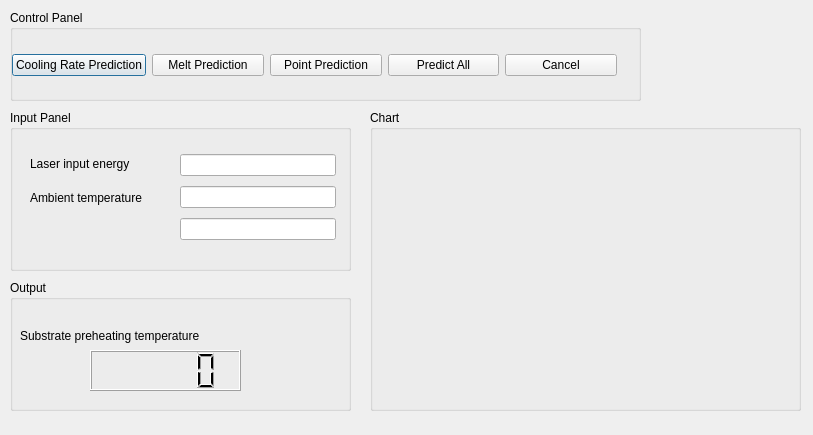
<?xml version="1.0" encoding="UTF-8"?>
<ui version="4.0">
 <class>Dialog</class>
 <widget class="QDialog" name="Dialog">
  <property name="geometry">
   <rect>
    <x>0</x>
    <y>0</y>
    <width>813</width>
    <height>435</height>
   </rect>
  </property>
  <property name="windowTitle">
   <string>Dialog</string>
  </property>
  <widget class="QGroupBox" name="groupBox">
   <property name="geometry">
    <rect>
     <x>10</x>
     <y>10</y>
     <width>631</width>
     <height>91</height>
    </rect>
   </property>
   <property name="title">
    <string>Control Panel</string>
   </property>
   <widget class="QWidget" name="layoutWidget">
    <property name="geometry">
     <rect>
      <x>2</x>
      <y>40</y>
      <width>605</width>
      <height>31</height>
     </rect>
    </property>
    <layout class="QHBoxLayout" name="horizontalLayout">
     <item>
      <widget class="QPushButton" name="btn1">
       <property name="text">
        <string>Cooling Rate Prediction</string>
       </property>
       <property name="iconSize">
        <size>
         <width>30</width>
         <height>20</height>
        </size>
       </property>
      </widget>
     </item>
     <item>
      <widget class="QPushButton" name="btn2">
       <property name="text">
        <string>Melt Prediction</string>
       </property>
      </widget>
     </item>
     <item>
      <widget class="QPushButton" name="btn3">
       <property name="text">
        <string>Point Prediction</string>
       </property>
      </widget>
     </item>
     <item>
      <widget class="QPushButton" name="btn4">
       <property name="text">
        <string>Predict All</string>
       </property>
      </widget>
     </item>
     <item>
      <widget class="QPushButton" name="btn5">
       <property name="text">
        <string>Cancel</string>
       </property>
      </widget>
     </item>
    </layout>
   </widget>
  </widget>
  <widget class="QGroupBox" name="groupBox_2">
   <property name="geometry">
    <rect>
     <x>10</x>
     <y>110</y>
     <width>341</width>
     <height>161</height>
    </rect>
   </property>
   <property name="title">
    <string>Input Panel</string>
   </property>
   <widget class="QWidget" name="layoutWidget">
    <property name="geometry">
     <rect>
      <x>170</x>
      <y>40</y>
      <width>156</width>
      <height>94</height>
     </rect>
    </property>
    <layout class="QVBoxLayout" name="verticalLayout">
     <item>
      <widget class="QLineEdit" name="input1">
       <property name="text">
        <string/>
       </property>
      </widget>
     </item>
     <item>
      <widget class="QLineEdit" name="input2">
       <property name="text">
        <string/>
       </property>
      </widget>
     </item>
     <item>
      <widget class="QLineEdit" name="input3">
       <property name="text">
        <string/>
       </property>
      </widget>
     </item>
    </layout>
   </widget>
   <widget class="QWidget" name="layoutWidget">
    <property name="geometry">
     <rect>
      <x>20</x>
      <y>40</y>
      <width>145</width>
      <height>61</height>
     </rect>
    </property>
    <layout class="QVBoxLayout" name="verticalLayout_2">
     <item>
      <widget class="QLabel" name="label">
       <property name="text">
        <string>Laser input energy</string>
       </property>
      </widget>
     </item>
     <item>
      <widget class="QLabel" name="label_2">
       <property name="text">
        <string>Ambient temperature</string>
       </property>
      </widget>
     </item>
    </layout>
   </widget>
  </widget>
  <widget class="QGroupBox" name="groupBox_3">
   <property name="geometry">
    <rect>
     <x>10</x>
     <y>280</y>
     <width>341</width>
     <height>131</height>
    </rect>
   </property>
   <property name="title">
    <string>Output</string>
   </property>
   <widget class="QLabel" name="label_3">
    <property name="geometry">
     <rect>
      <x>10</x>
      <y>40</y>
      <width>231</width>
      <height>31</height>
     </rect>
    </property>
    <property name="text">
     <string>Substrate preheating temperature</string>
    </property>
   </widget>
   <widget class="QLCDNumber" name="output1">
    <property name="geometry">
     <rect>
      <x>80</x>
      <y>70</y>
      <width>151</width>
      <height>41</height>
     </rect>
    </property>
   </widget>
  </widget>
  <widget class="QGroupBox" name="groupBox_4">
   <property name="geometry">
    <rect>
     <x>370</x>
     <y>110</y>
     <width>431</width>
     <height>301</height>
    </rect>
   </property>
   <property name="title">
    <string>Chart</string>
   </property>
   <widget class="QWidget" name="a" native="true">
    <property name="geometry">
     <rect>
      <x>10</x>
      <y>20</y>
      <width>411</width>
      <height>271</height>
     </rect>
    </property>
   </widget>
  </widget>
 </widget>
 <resources/>
 <connections/>
</ui>
